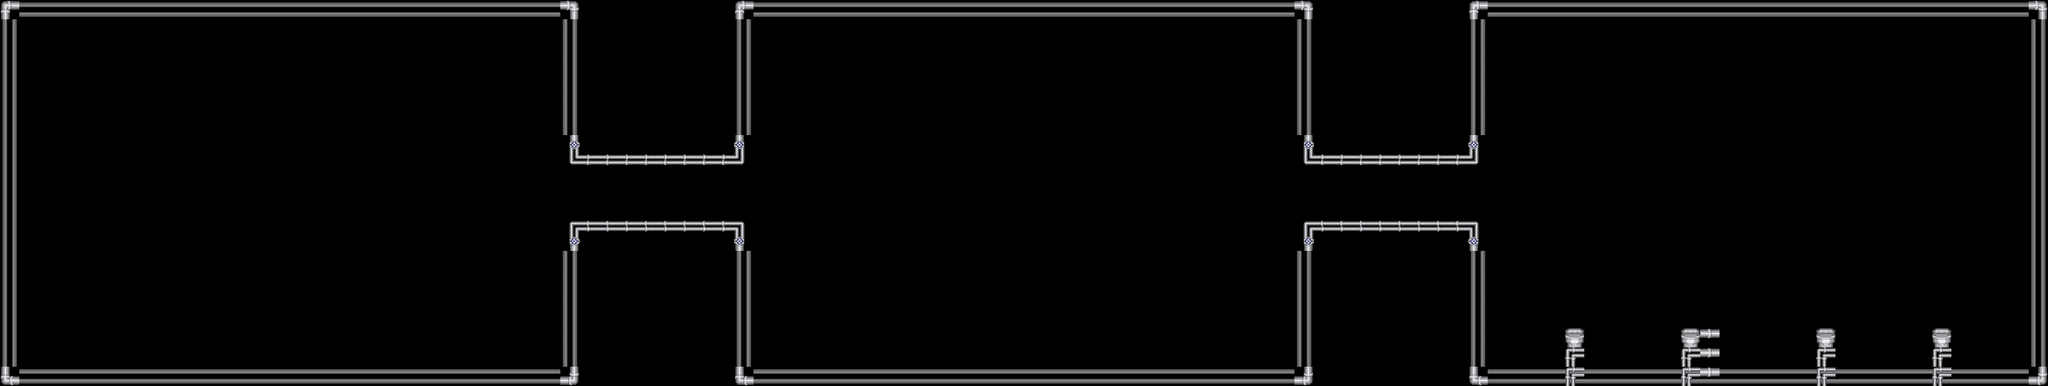

Below is a game level as drawn by its tile map, then a one-line description and the .tmx that defines it (tile-layer data replaced by summaries):
An orthogonal 106x20 tile map with 32x32 px tiles, 3 tile layers (water, walls, airpipes) and 24 objects.

<map version="1.2" tiledversion="1.3.3" orientation="orthogonal" renderorder="right-down" width="106" height="20" tilewidth="32" tileheight="32" infinite="0" nextlayerid="5" nextobjectid="44">
 <tileset firstgid="1" source="atomicsTileset3.tsx" />
 <layer id="3" name="water" width="106" height="20">
  <data>[2120 cells, 2120 non-empty, 1 distinct tile ids]</data>
 </layer>
 <layer id="1" name="walls" width="106" height="20">
  <data>[2120 cells, 312 non-empty, 5 distinct tile ids]</data>
 </layer>
 <layer id="4" name="airpipes" width="106" height="20">
  <data>[2120 cells, 15 non-empty, 3 distinct tile ids]</data>
 </layer>
 <objectgroup id="2" name="wall-rectangles">
  <object id="2" x="1" y="0.0943394" width="16.0011" height="639.145" />
  <object id="3" x="17.0531" y="0.0943394" width="942.653" height="16.9845" />
  <object id="4" x="17.0062" y="623.009" width="943.711" height="16.2303" />
  <object id="6" x="943" y="17.081" width="17.7166" height="238.938" />
  <object id="7" x="943.009" y="383.981" width="17.708" height="239.032" />
  <object id="9" x="942.985" y="256.019" width="290.637" height="17.9974" />
  <object id="10" x="942.978" y="365.96" width="290.659" height="18.0243" />
  <object id="11" x="1216.64" y="0.0886592" width="16.3616" height="255.931" />
  <object id="13" x="1216.64" y="383.919" width="16.9904" height="255.987" />
  <object id="14" x="1233.54" y="622.911" width="942.825" height="16.995" />
  <object id="16" x="1233.73" y="0.0943394" width="942.631" height="16.995" />
  <object id="17" x="2159.03" y="17.1234" width="17.3282" height="238.895" />
  <object id="18" x="2159.24" y="384.044" width="17.12" height="238.805" />
  <object id="19" x="2159.3" y="256.019" width="289.723" height="17.9797" />
  <object id="20" x="2159.24" y="365.986" width="289.762" height="17.9947" />
  <object id="21" x="2432.28" y="0.0943394" width="16.6781" height="255.925" />
  <object id="22" x="2432.28" y="383.981" width="16.715" height="255.928" />
  <object id="24" x="2449" y="622.998" width="942.998" height="16.9114" />
  <object id="25" x="2448.98" y="0.0943394" width="943.018" height="16.9039" />
  <object id="29" x="3375" y="17.0054" width="16.9993" height="606.003" />
  <object id="40" x="2592" y="544" width="31.9844" height="79.0156" />
  <object id="41" x="2784" y="543.732" width="31.9844" height="79.0156" />
  <object id="42" x="3008.01" y="543.977" width="31.9844" height="79.0156" />
  <object id="43" x="3200" y="543.982" width="31.9844" height="79.0156" />
 </objectgroup>
</map>